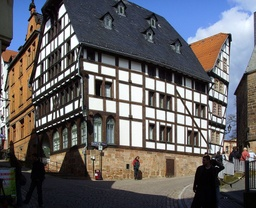
#> input picture Canny.jpg, 256 x 208 px, shrunk from 1024 x 830 before the run, found by its file name
$ jupyter execute HW1_2_E24066462.ipynb
#> lines starting #> are read from the running program, lines starting #| are printed output that depends on the picture; after the words box and inside, x2 and y2 are one past the last pixel; in counts of white or black regions, pixels touching at a corner belong together
# Canny Edge Detector
$p.30 \sim p.53$

1. Gaussian filter
2. Find the intensity gradient of the image

  a. Apply a pair of convolution masks


  b. Find the gradient strength and direction with:


3. Non-maximum Suppression
4. Thresholding edges
5. Hysteresis: The final step. Canny does use two thresholds (upper and lower):
>If a pixel gradient is higher than the upper threshold, the pixel is accepted as an edge
If a pixel gradient value is below the lower threshold, then it is rejected.
If the pixel gradient is between the two thresholds, then it will be accepted only if it is connected to a pixel that is above the upper threshold.
Canny recommended a upper:lower ratio between 2:1 and 3:1.

[Canny Edge Detector](https://docs.opencv.org/master/da/d5c/tutorial_canny_detector.html)

[cell 1]
from google.colab import drive
import os
drive.mount('/content/drive')
os.chdir('/content/drive/MyDrive/CV')

[cell 2]
import cv2
import numpy as np
import math
import matplotlib.pyplot as plt

## Step 1. Gaussian filter

[cell 3]
# 讀取灰階圖片
img_org = cv2.imread("canny.jpg",0)
#> img_org: shape (208, 256); min 0, max 255, mean 98.3
KernelSize = 3

def Gaussian_Filter(KernelSize,image):#KernelSize=7
    # ----- to do  -------#
#> called with KernelSize = 3
    sigma = 0.3*((KernelSize-1)*0.5-1)+0.8
    kernel=np.zeros((KernelSize,KernelSize))
    total=0 #各係數相加後總值
    s=int((KernelSize-1)/2)
    for i in range(0,KernelSize):
        for j in range(0,KernelSize):
            #--------- to do ---------- #
            kernel[i,j]= 1/(2*(math.pi)*(sigma**2) )*( math.exp(-(((i-s)**2)+((j-s)**2))/(2*(sigma**2))) )
            # print(kernel[i,j])
            total=total+kernel[i,j]
    gaussian_kernel=np.array(kernel)/total

    row,col=image.shape
#> row = 208; col = 256
    #Convolution
    resx=np.zeros((row,col),np.uint8) #initial a result image_G
    for x in range(row):
      for y in range(col):
        if x<(KernelSize-1)/2 or x>=row-(KernelSize-1)/2 or y<(KernelSize-1)/2 or y>=col-(KernelSize-1)/2:
          # Border type
          resx[x,y]=0
        else:
          respixel=0
          for i in range(-(KernelSize-1)//2,(KernelSize+1)//2):
            for j in range(-(KernelSize-1)//2,(KernelSize+1)//2):
              # --------- to do ------------- #
              respixel=respixel+gaussian_kernel[i+((KernelSize-1)//2),j+((KernelSize-1)//2)]*image[x+i,y+j]
          resx[x,y]=respixel
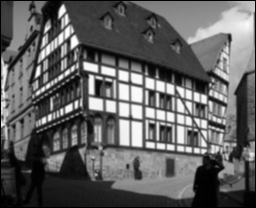
#> resx: shape (208, 256); min 0, max 253, mean 96.6
    return resx

img = Gaussian_Filter(KernelSize,img_org)
plt.imshow(img, cmap='gray')
plt.show()

## Step 2. Filter image with derivative of Gaussian

[cell 4]
def sobel(img, filtering_type):
#> called with filtering_type = 'dy'
    h, w = img.shape
#> h = 208; w = 256
    #----- to do ---------------#
    horizontal = [[1,0,-1],[2,0,-2],[1,0,-1]] #dx
    vertical = [[1,2,1],[0,0,0],[-1,-2,-1]] #dy

    Gx = np.zeros((h - 2, w - 2))
    Gy = np.zeros((h - 2, w - 2))

    for img_region, i, j in iterate_regions(img, 3):
        if filtering_type == 'dx':
          # ----- to do -------------- #
          Gx[i,j] += np.sum(img_region*horizontal)
        elif filtering_type == 'dy':
          # ----- to do -------------- #
          Gy[i, j] += np.sum(img_region*vertical)
        elif filtering_type == 'magnitude':
          Gx[i, j] += np.sum(img_region*horizontal)
          Gy[i, j] += np.sum(img_region*vertical)
#> this loop made 52324 passes
#> img_region on passes 1 to 3: [[0, 0, 0], [0, 51, 52], [0, 53, 54]], [[0, 0, 0], [51, 52, 54], [53, 54, 55]], [[0, 0, 0], [52, 54, 54], [54, 55, 56]]
#> Gx: shape (206, 254) float64; every value is 0
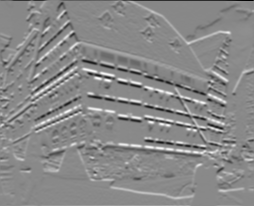
#> Gy: shape (206, 254) float64; min -768, max 661, mean 1.6; drawn with min black and max white

    # ----- to do --------------
    gradient = (Gx**2+Gy**2)**0.5
    gradient = np.pad(gradient, (1, 1), 'constant')
#> gradient: shape (208, 256) float64

    # ----- to do -------------- #
    angle = np.arctan2(Gy,Gx)
    angle = np.pad(angle, (1, 1), 'constant')
#> angle: shape (208, 256) float64

    output = np.clip(gradient,0,255)
    angle += math.pi * np.int32(angle < 0)
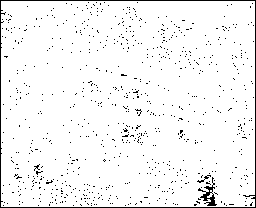
#> angle: shape (208, 256) float64; values 0 (black) and 1.57 (white), 95.8% white; black in thin lines or dots
    return output, angle

## iterator
def iterate_regions(img, kernel_size):
    h, w = img.shape
    for i in range(h - kernel_size + 1):
        for j in range(w - kernel_size + 1):
            img_region = img[i:(i + kernel_size), j:(j + kernel_size)]
            yield img_region, i, j

[cell 5]
sobel_y,_ = sobel(img, 'dy')
sobel_x,_ = sobel(img, 'dx')
#> call 2 of sobel, with filtering_type = 'dx'
#> the loop in sobel (call 2), `for img_region, i, j in iterate_regions(img, 3):` made 52324 passes
#> after the loop in sobel (call 2), `for img_region, i, j in iterate_regions(img, 3):`:
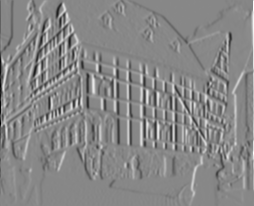
#> Gx: shape (206, 254) float64; min -917, max 805, mean -0.4; drawn with min black and max white
#> in sobel (call 2), `angle = np.arctan2(Gy,Gx)`: angle: shape (206, 254) float64; values 0 (black) and 3.14 (white), 50.4% white; 172 black regions (121 under 20 px), largest, box (x1, y1, x2, y2) and area: (114, 0, 254, 206) 9011, (1, 0, 85, 206) 5999, (33, 0, 120, 161) 2748
#> in sobel (call 2), `angle = np.pad(angle, (1, 1), 'constant')`: angle: shape (208, 256) float64; values 0 (black) and 3.14 (white), 49.5% white; 138 white regions (95 under 20 px), largest, box (x1, y1, x2, y2) and area: (8, 1, 254, 207) 19543, (1, 1, 25, 207) 1371, (235, 72, 254, 194) 1188
#> in sobel (call 2), `output = np.clip(gradient,0,255)`:
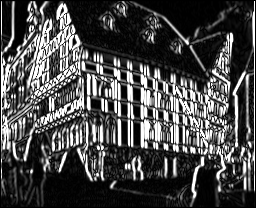
#> output: shape (208, 256) float64; min 0, max 255, mean 73.3
sobel_m,_ = sobel(img, 'magnitude')
#> call 3 of sobel, with filtering_type = 'magnitude'
#> the loop in sobel (call 3), `for img_region, i, j in iterate_regions(img, 3):` made 52324 passes
#> in sobel (call 3), `gradient = np.pad(gradient, (1, 1), 'constant')`:
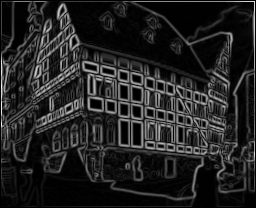
#> gradient: shape (208, 256) float64; min 0, max 917.1, mean 128.5; drawn with min black and max white
#> in sobel (call 3), `angle += math.pi * np.int32(angle < 0)`:
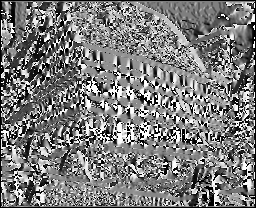
#> angle: shape (208, 256) float64; min 0, max 3.14, mean 1.53; drawn with min black and max white

[cell 6]
# ---- to do ----- #
plt.figure(figsize=(18,10))

plt.subplot(2,2,1), plt.title('original')
plt.imshow(img_org,cmap='gray'), plt.axis('off')

plt.subplot(2,2,2), plt.title('Horizontal Sobel filter')
plt.imshow(sobel_x,cmap='gray'), plt.axis('off')

plt.subplot(2,2,3), plt.title('Vertical Sobel filter')
plt.imshow(sobel_y,cmap='gray'), plt.axis('off')

plt.subplot(2,2,4), plt.title('Gradient amplitude')
plt.imshow(sobel_m,cmap='gray'), plt.axis('off')

plt.show()

## Step 3. Non-maximum Suppression

Non maximum suppression without interpolation requires us to divide the 3x3 grid of pixels into 8 sections. Ie. if the gradient direction falls in between the angle -22.5 and 22.5, then we use the pixels that fall between this angle (r and q) as the value to compare with pixel p, see image below.

[cell 7]
def non_maximum_suppression(gradient,angle):
    gradient_copy = gradient.copy()
    height,width= gradient.shape
#> height = 208; width = 256
    # print(height,width)
    output = np.zeros(gradient.shape)
    # output = np.zeros((height,width))
    for i in range(1, height-1):
        for j in range(1, width-1):
            # ------------ to do ----------- #
            #0~22.5度，157.5~180度 為 0 度區間#angle 0
            if (0 <= angle[i,j] < 22.5) or (157.5 <= angle[i,j] <= 180):
                q = gradient_copy[i, j+1]
                r = gradient_copy[i, j-1]
            #22.5~67.5度 為 45度區間
            elif (22.5 <= angle[i,j] < 67.5):
                q = gradient_copy[i-1, j-1]
                r = gradient_copy[i+1, j+1]
            #67.5~112.5度 為 90度區間
            elif (67.5 <= angle[i,j] < 112.5):
                q = gradient_copy[i+1, j]
                r = gradient_copy[i-1, j]
            #112.5~157.5度 為 135度區間
            elif (112.5 <= angle[i,j] < 157.5):
                q = gradient_copy[i+1, j-1]
                r = gradient_copy[i-1, j+1]


            if (gradient_copy[i,j] >= q) and (gradient_copy[i,j] >= r):
                output[i,j] = gradient_copy[i,j]
            else:
                output[i,j] = 0

    return output

gradient,angle = sobel(img, 'magnitude')
After_non_maximum_suppression = non_maximum_suppression(gradient,angle)

[cell 8]
# ----------- to do  plot ---------- #
plt.figure(figsize=(18,10))

plt.subplot(1,2,1), plt.title('Gradient amplitude')
plt.imshow(sobel_m,cmap='gray'), plt.axis('off')

plt.subplot(1,2,2), plt.title('After non maximum supression')
plt.imshow(After_non_maximum_suppression,cmap='gray'), plt.axis('off')

plt.show()

## Step 4. Thresholding edges

[cell 9]
def seperate(img, minimum = 60, maximum = 120):
    #----------------- to do  ------------------------- #
#> called with minimum = 20, maximum = 60
    height,width= img.shape
#> height = 208; width = 256
    output=np.zeros(img.shape)
    for i in range(1, height-1):
        for j in range(1, width-1):
            # ------------ to do ----------- #
            if (img[i,j] > maximum):
              output[i,j] = maximum
            elif (img[i,j] < minimum):
              output[i,j] = 0
            else:
              output[i,j] = img[i,j]
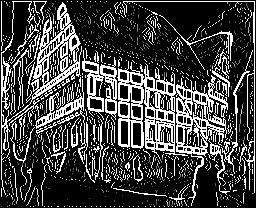
#> output: shape (208, 256) float64; min 0, max 60, mean 15.7; drawn with min black and max white
    return output

thresholding = seperate(After_non_maximum_suppression, minimum = 20, maximum = 60)

[cell 10]
#---------------- to do ---------------------#
plt.figure(figsize=(18,10))

plt.subplot(1,2,1), plt.title('After non maximum suppression')
plt.imshow(After_non_maximum_suppression,cmap='gray'), plt.axis('off')

plt.subplot(1,2,2), plt.title('Thresholding')
plt.imshow(thresholding,cmap='gray'), plt.axis('off')

plt.show()

## Step 5. Hysteresis

[cell 11]
def connect(img,maximum=120):
    # ------------ to do  ------------- #
#> called with maximum = 60
    height,width= img.shape
#> height = 208; width = 256
    output=img.copy()
    M=np.max(output)
#> M = 60
    # print(M)
    for i in range(1, height-1):
        for j in range(1, width-1):
          if (output[i,j]!=maximum and output[i,j]!=0):
            if ((output[i-1,j-1] >= maximum) or
              (output[i-1,j] >= maximum) or
              (output[i-1,j+1] >= maximum) or
              (output[i,j-1] >= maximum) or
              (output[i,j+1] >= maximum) or
              (output[i+1,j-1] >= maximum) or
              (output[i+1,j] >= maximum) or
              (output[i+1,j+1] >= maximum)):

              output[i,j] = M

            else :
              output[i,j]=0
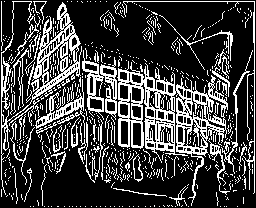
#> output: shape (208, 256) float64; values 0 (black) and 60 (white), 25.2% white in thin lines or dots

    return output
dst_img = connect(thresholding,maximum=60)
# plt.imshow(dst_img,cmap='gray')
# plt.show()

[cell 12]
#----------- to do ----------------#
plt.figure(figsize=(18,10))

plt.subplot(2,2,1), plt.title('Original')
plt.imshow(After_non_maximum_suppression,cmap='gray'), plt.axis('off')

plt.subplot(2,2,2), plt.title('Gradient amplitude')
plt.imshow(sobel_m,cmap='gray'), plt.axis('off')

plt.subplot(2,2,3), plt.title('non maximum suppression')
plt.imshow(After_non_maximum_suppression,cmap='gray'), plt.axis('off')

plt.subplot(2,2,4), plt.title('result')
plt.imshow(dst_img,cmap='gray'), plt.axis('off')

plt.show()

# Canny Edge OpenCV 套件

[cell 13]
low_threshold = 15
high_threshold = 90
kernel_size = 3
#這邊較低的threshold用於檢測圖像中明顯的邊緣，較高的threshold則將間斷的邊緣連接起來。
plt.figure(figsize=(10,18))
img2 = cv2.imread("canny.jpg",0)
gray_blur = cv2.GaussianBlur(img2,(kernel_size, kernel_size),0)
edges = cv2.Canny(gray_blur, low_threshold, high_threshold)
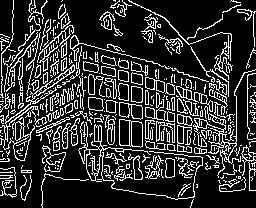
#> edges: shape (208, 256); 19.7% white in thin lines or dots
plt.imshow(edges, cmap='Greys_r')
plt.show()
